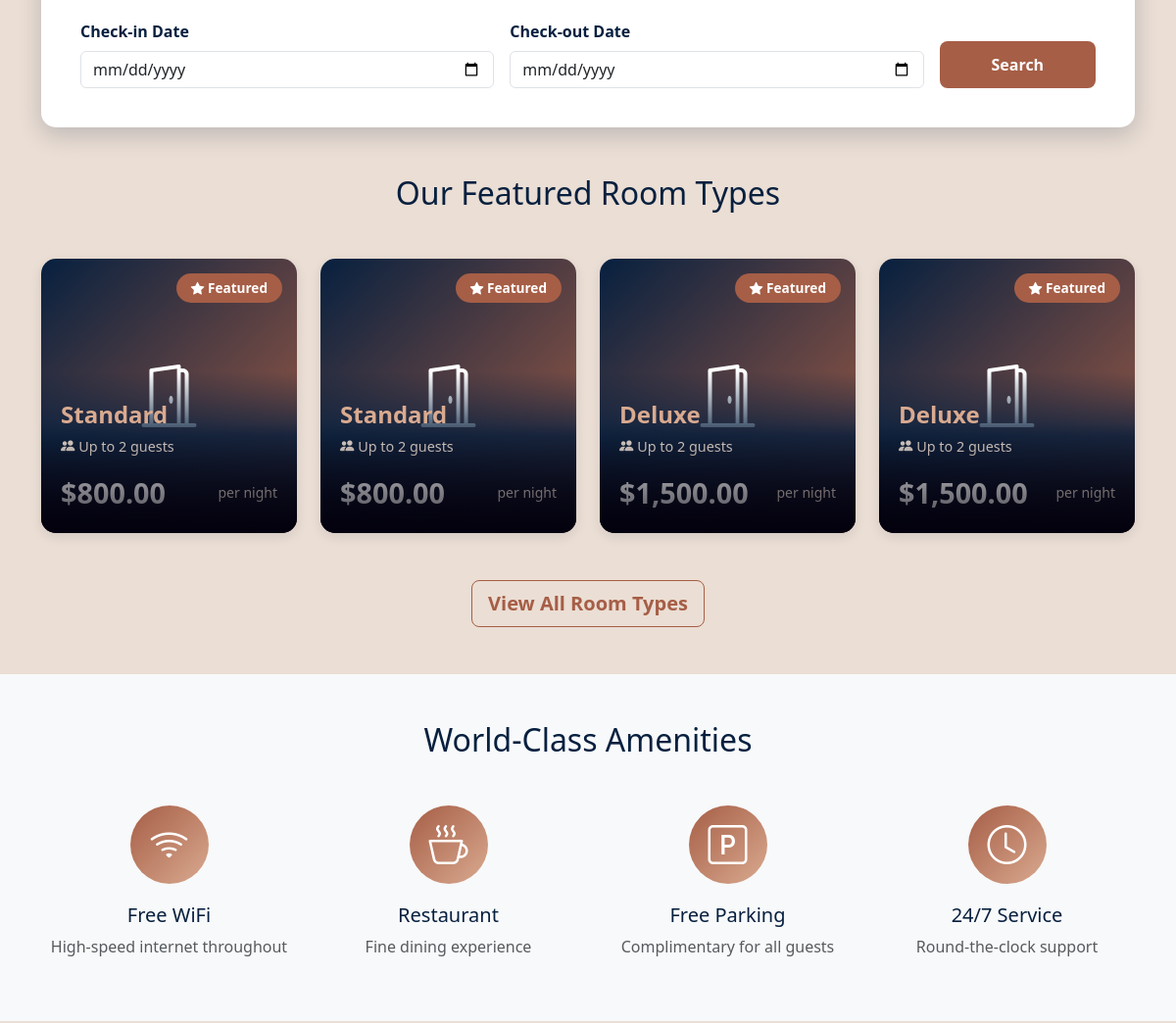
Page /user/index.php (middle part) on the earlier database version.
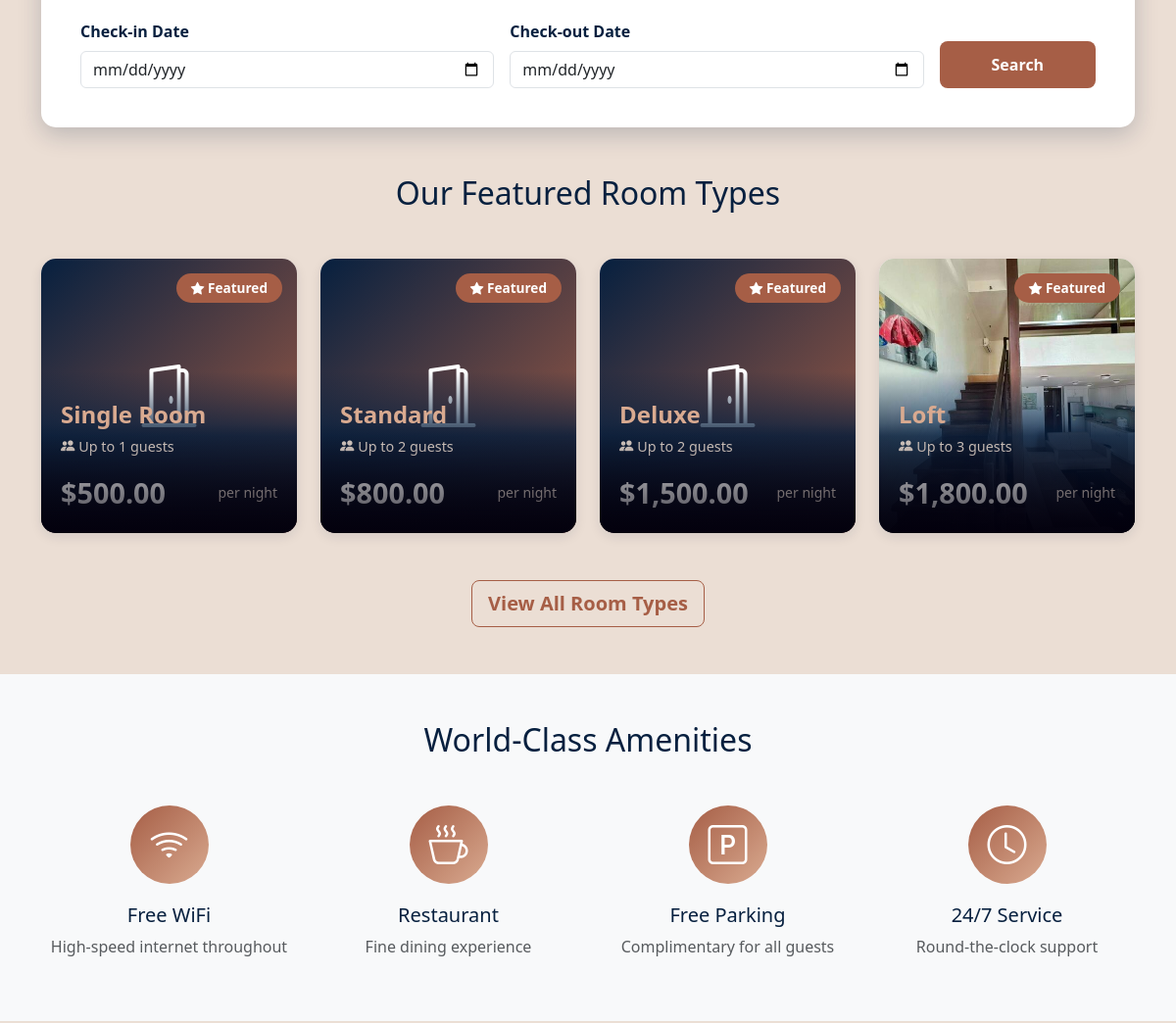
Same page on the later database version.
### tables this page shows
CREATE TABLE room_type (
        room_type_id INTEGER PRIMARY KEY AUTOINCREMENT,
        type_name TEXT NOT NULL,
        nightly_rate REAL NOT NULL,
        max_guests INTEGER NOT NULL,
        description TEXT,
        thumbnail TEXT,
        image1 TEXT,
        image2 TEXT,
        image3 TEXT,
        image4 TEXT,
        image5 TEXT
    );

### user/index.php (the view, shortened to what this page needs)
<?php
require_once '../config/db.php';
include 'includes/header.php';
$query = "SELECT * FROM room_type ORDER BY nightly_rate ASC LIMIT 4";
$result = $conn->query($query);
$featured_rooms = [];
while ($row = $result->fetchArray(SQLITE3_ASSOC)) {
    $featured_rooms[] = $row;
}
?>
<div class="container">
    <div class="booking-form-container">
        <form action="rooms.php" method="GET">
            <div class="row g-3">
                <div class="col-md-5">
                    <label class="form-label">Check-in Date</label>
                    <input type="date" class="form-control" name="check_in" required min="<?php echo date('Y-m-d'); ?>">
                </div>
                <div class="col-md-5">
                    <label class="form-label">Check-out Date</label>
                    <input type="date" class="form-control" name="check_out" required min="<?php echo date('Y-m-d', strtotime('+1 day')); ?>">
                </div>
                <div class="col-md-2 d-flex align-items-end">
                    <button type="submit" class="btn btn-primary w-100">Search</button>
                </div>
            </div>
        </form>
    </div>
</div>
<section class="container my-5">
    <h2 class="text-center mb-5" style="color: var(--secondary-dark);">Our Featured Room Types</h2>
    <div class="row g-4">
        <?php foreach ($featured_rooms as $room): ?>
        <div class="col-md-6 col-lg-3">
            <div class="card featured-card h-100"
                 onclick="openRoomModal(<?php echo htmlspecialchars(json_encode($room)); ?>)">
                <?php if (!empty($room['thumbnail'])): ?>
                    <img src="../uploads/room_images/<?php echo htmlspecialchars($room['thumbnail']); ?>"
                         class="featured-card-img"
                         alt="<?php echo htmlspecialchars($room['type_name']); ?>">
                <?php else: ?>
                    <div class="featured-card-img" style="background: linear-gradient(135deg, var(--secondary-dark), var(--accent-brown)); display: flex; align-items: center; justify-content: center;">
                        <i class="bi bi-door-open" style="font-size: 4rem; color: white;"></i>
                    </div>
                <?php endif; ?>
                <span class="featured-card-badge">
                    <i class="bi bi-star-fill"></i> Featured
                </span>
                <div class="featured-card-overlay">
                    <h5 class="featured-card-title"><?php echo htmlspecialchars($room['type_name']); ?></h5>
                    <p class="featured-card-desc">
                        <i class="bi bi-people-fill"></i> Up to <?php echo $room['max_guests']; ?> guests
                    </p>
                    <div class="d-flex justify-content-between align-items-center">
                        <span class="featured-card-price">$<?php echo number_format($room['nightly_rate'], 2); ?></span>
                        <small style="color: var(--light-cream);">per night</small>
                    </div>
                </div>
            </div>
        </div>
        <?php endforeach; ?>
    </div>
    <div class="text-center mt-5">
        <a href="rooms.php" class="btn btn-outline-primary btn-lg">View All Room Types</a>
    </div>
</section>
<section class="bg-light py-5">
    <div class="container">
        <h2 class="text-center mb-5" style="color: var(--secondary-dark);">World-Class Amenities</h2>
        <div class="row g-4 text-center">
            <div class="col-md-3">
                <div class="amenities-icon">
                    <i class="bi bi-wifi"></i>
                </div>
                <h5 style="color: var(--secondary-dark);">Free WiFi</h5>
                <p class="text-muted">High-speed internet throughout</p>
            </div>
            <div class="col-md-3">
                <div class="amenities-icon">
                    <i class="bi bi-cup-hot"></i>
                </div>
                <h5 style="color: var(--secondary-dark);">Restaurant</h5>
                <p class="text-muted">Fine dining experience</p>
            </div>
            <div class="col-md-3">
                <div class="amenities-icon">
                    <i class="bi bi-p-square"></i>
                </div>
                <h5 style="color: var(--secondary-dark);">Free Parking</h5>
                <p class="text-muted">Complimentary for all guests</p>
            </div>
            <div class="col-md-3">
                <div class="amenities-icon">
                    <i class="bi bi-clock"></i>
                </div>
                <h5 style="color: var(--secondary-dark);">24/7 Service</h5>
                <p class="text-muted">Round-the-clock support</p>
            </div>
        </div>
    </div>
</section>
<?php include 'includes/footer.php'; ?>

### user/includes/header.php (shortened to what this page needs)
<!DOCTYPE html>
<html lang="en">
<head>
    <link href="https://cdn.jsdelivr.net/npm/bootstrap@5.3.0/dist/css/bootstrap.min.css" rel="stylesheet">
    <link rel="stylesheet" href="https://cdn.jsdelivr.net/npm/bootstrap-icons@1.10.0/font/bootstrap-icons.css">
</head>
<body>

### user/includes/footer.php (shortened to what this page needs)
</body>
</html>

### user/includes/header.php (style rules this page uses)
:root { --primary-dark: #02000d; --secondary-dark: #07203f; --light-cream: #ebded4; --warm-tan: #d9aa90; --accent-brown: #a65e46; }
body { font-family: 'Segoe UI', Tahoma, Geneva, Verdana, sans-serif; background-color: var(--light-cream); color: var(--primary-dark); }
.card { transition: transform 0.3s, box-shadow 0.3s; border: none; border-radius: 15px; overflow: hidden; background: white; box-shadow: 0 4px 12px rgba(7,32,63,0.1); }
.btn-primary { background-color: var(--accent-brown); border: none; padding: 12px 30px; font-weight: 600; border-radius: 8px; transition: all 0.3s ease; }
.btn-outline-primary { border-color: var(--accent-brown); color: var(--accent-brown); font-weight: 600; }
.booking-form-container { background: white; padding: 40px; border-radius: 15px; box-shadow: 0 8px 24px rgba(7,32,63,0.2); margin-top: -80px; position: relative; z-index: 10; border-top: 4px solid var(--accent-brown); }
.form-label { color: var(--secondary-dark); font-weight: 600; margin-bottom: 8px; }
.featured-card { cursor: pointer; position: relative; overflow: hidden; }
.featured-card::after { content: ''; position: absolute; top: 0; left: 0; width: 100%; height: 100%; background: linear-gradient(to bottom, transparent 60%, rgba(2,0,13,0.8) 100%); transition: all 0.3s ease; }
.amenities-icon { width: 80px; height: 80px; background: linear-gradient(135deg, var(--accent-brown), var(--warm-tan)); border-radius: 50%; display: flex; align-items: center; justify-content: center; margin: 0 auto 20px; }
.amenities-icon i { font-size: 2.5rem; color: white; }

### user/index.php (style rules this page uses)
.featured-card { position: relative; overflow: hidden; border-radius: 15px; cursor: pointer; transition: transform 0.3s ease, box-shadow 0.3s ease; }
.featured-card-img { height: 280px; width: 100%; object-fit: cover; transition: transform 0.3s ease; }
.featured-card-overlay { position: absolute; bottom: 0; left: 0; right: 0; background: linear-gradient(to top, rgba(2, 0, 13, 0.95) 0%, rgba(7, 32, 63, 0.85) 60%, transparent 100%); padding: 30px 20px 20px; color: white; }
.featured-card-title { color: var(--warm-tan); font-size: 1.5rem; font-weight: 700; margin-bottom: 8px; }
.featured-card-desc { color: var(--light-cream); font-size: 0.9rem; margin-bottom: 15px; line-height: 1.4; }
.featured-card-price { color: white; font-size: 1.8rem; font-weight: 700; }
.featured-card-badge { position: absolute; top: 15px; right: 15px; background: var(--accent-brown); color: white; padding: 5px 15px; border-radius: 20px; font-size: 0.85rem; font-weight: 600; }

Differences in the rows shown:
removed room_type: type_name "Deluxe", max_guests "2", nightly_rate "1,500.00"
changed room_type: type_name "Standard" → "Single Room"; max_guests "2" → "1"; nightly_rate "800.00" → "500.00"; moves up the list
now on this page (row edited): room_type: thumbnail+type_name (picture), type_name "Loft", max_guests "3", nightly_rate "1,800.00"
